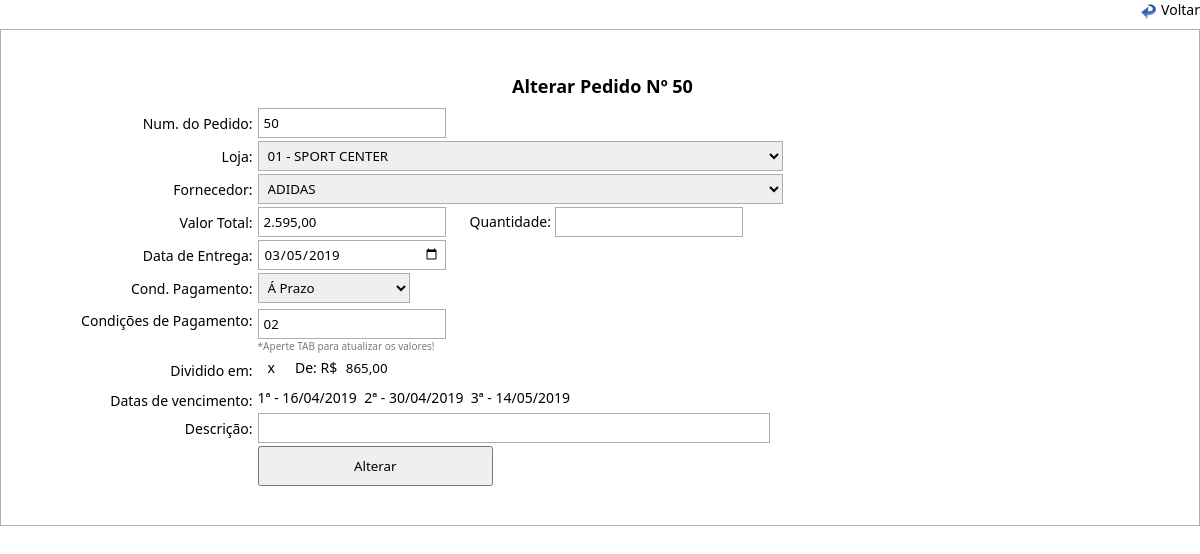
The page /altera_pedido.php?id=1168 on the database as committed earlier.
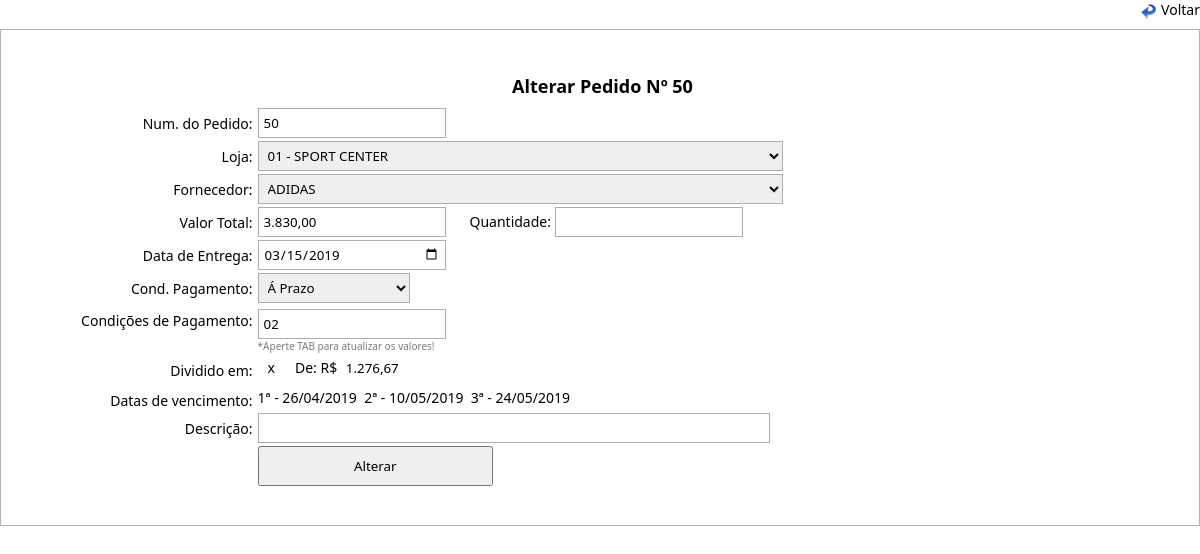
The same page on the database as committed later.
### tables this page shows
CREATE TABLE `pedidos` (
  `id_pedidos` int(11) NOT NULL AUTO_INCREMENT,
  `num_pedido` varchar(10) DEFAULT NULL,
  `nome_loja` varchar(100) DEFAULT NULL,
  `nome_fornecedor` varchar(100) DEFAULT NULL,
  `valor_pedido` float DEFAULT NULL,
  `qtd_pedido` varchar(10) NOT NULL,
  `data_entrega` date DEFAULT NULL,
  `cod_pag_pedido` varchar(15) DEFAULT NULL,
  `cod_cond_pag` varchar(5) NOT NULL,
  `prazo` varchar(2) NOT NULL,
  `valor_dividido` float NOT NULL,
  `descricao` varchar(50) NOT NULL,
  PRIMARY KEY (`id_pedidos`)
);

### processos/database.php (called while the page is built, shortened)
<?php
function DBRead ($table, $params = null, $fields = '*') {
	$params = ($params) ? " {$params}" : null;
		$query = "SELECT {$fields} FROM {$table}{$params}";
		$result = DBExecute($query);
		if (!mysqli_num_rows($result))
			return false;
		else {
			while ($res = mysqli_fetch_assoc($result)) {
				$data[] = $res;
			}
			return $data;
		}
}
function DBExecute($query){
	$link = DBConnect();
	$result = @mysqli_query($link, $query) or die (mysqli_error($link));
	return $result;
}
?>

### altera_pedido.php (the view, shortened to what this page needs)
<!doctype html>
<html>
<head>
<link href="css/style.css" rel="stylesheet" type="text/css">
<link rel="stylesheet" href="css/menu.css">
</head>
<body>
<?php
  require 'processos/database.php';
  $id = $_GET['id'];
  $le_pedido = DBRead ('pedidos', "WHERE id_pedidos = '$id'", '*');
  foreach ($le_pedido as $pd){
function get_browser_name($user_agent)
{
    if (strpos($user_agent, 'Chrome')) return 'Chrome';
    return 'Other';
}
if (get_browser_name($_SERVER['HTTP_USER_AGENT']) == 'Chrome') {
	$entrega = $pd['data_entrega'];
	$PagAVista = $pd['data_entrega'];
}
?>
<form action="<?php echo htmlspecialchars($_SERVER["PHP_SELF"]);?>" method="post">
<div class="voltar">
	<a href="javascript:history.back(1);">Voltar</a>
</div>
<table border="0" cellpadding="0" cellspacing="0" class="table">
  <tbody>
    <tr>
        <td height="42" colspan="2" align="center"><span class="titulo">Alterar Pedido Nº <?php echo $pd['num_pedido'];?></span></td>
    </tr>
    <tr>
      <td width="21%" align="right">Num. do Pedido: <input type="hidden" name="id_pd" value="<?php echo $pd['id_pedidos']; ?>"></td>
      <td width="79%">
      	<input type="text" name="num_pedido" class="cod" value="<?php echo $pd['num_pedido']; ?>">
      </td>
    </tr>
    <tr>
      <td align="right"><label for="select">Loja:</label></td>
      <td>
        <select name="lojas" class="select" style="width: 525px;">
            <option><?php echo $pd['nome_loja']; ?></option>
            <?php
            $lojas = DBRead ('lojas', 'ORDER BY cod_loja ASC', 'cod_loja, nome_loja');
            ?>
            </select>
      </td>
    </tr>
    <tr>
      <td align="right">Fornecedor:</td>
      <td>
          <select name="fornecedor" class="select" style="width: 525px;">
          <option><?php echo $pd['nome_fornecedor']; ?></option>
            <?php
            $fornecedor = DBRead ('fornecedor', 'ORDER BY nome_fornecedor ASC', 'nome_fornecedor');
            ?>
            </select>
      </td>
    </tr>
    <tr>
      <td align="right">Valor Total:</td>
      <td>
      <input name="valor" class="cod" onkeyup="soma()" onKeyPress="return(MascaraMoeda(this,'.',',',event))" value="<?php echo number_format($pd['valor_pedido'], 2, ',', '.'); ?>"/>
      <span style="margin-left: 20px;">Quantidade: </span>
      <input type="text" name="qtd" class="cod" onkeypress='validate(event)' value="<?php echo $pd['qtd_pedido']; ?>">
      </td>
    </tr>
    <tr>
      <td align="right">Data de Entrega:</td>
      <td><input type="date" name="data_entrega" class="cod" id="data" maxlength="10" placeholder="dd/mm/aaaa" onkeyup="formatar('##/##/####', this, event)" onkeypress='validate(event)' value="<?php echo $entrega; ?>"></td>
    </tr>
    <tr>
      <td align="right">Cond. Pagamento:</td>
      <td>
        <select id="combobox" name="cond_pagamento" onChange="showDiv(this.value);" class="cod" style="width: 152px;">
  			<?php
                if ($pd['cod_pag_pedido'] == 'avista') {
                  echo "<option value='avista'>Á Vista</option>";
                }else {
                  echo "<option value='aprazo'>Á Prazo</option>";
                } ?>
          </select>
      </td>
    </tr>
<?php
    $datas_pag = DBRead ('datas_pag_pedidos', 'WHERE cod_pedido = "'.$pd['num_pedido'].'"', 'datas_pagamentos');
  $contador = 0;
    foreach ($datas_pag as $dt) {
        if ($pd['cod_pag_pedido'] == 'avista') {
      $exibeVencimeto = 0;
      $tipo_pagamento = "
                  <td align='right'>Data do Pagamento à vista:</td>
                  <td><input type='date' name='data_avista' class='cod' maxlength='10' placeholder='dd/mm/aaaa' onkeyup='formatar('##/##/####', this, event)' value='$PagAVista'></td>
                ";
        } else {
          $exibeVencimeto = 1;
          $contador++;
          $datas = date('d/m/Y', strtotime($dt["datas_pagamentos"]));
          $datas_pagamento .= $contador.'ª - '.$datas.'&nbsp;&nbsp;';
          if ($exibeVencimeto==1){
            $data_vencimentos = $datas_pagamento;
          }
          $tipo_pagamento = "
  <td valign=\"top\" align=\"right\">
  <span style=\"margin-top: 5px; margin-bottom: 10px; float:right;\">Condições de Pagamento:</span>
  <span style=\"margin-top: 21px; margin-bottom: 5px; float:right; width: 100%;\">Dividido em:</span>
  <span style=\"margin-top: 6px;float:right; width: 100%;\">Datas de vencimento:</span>
  </td>
  <td>
       <input type=\"text\" id=\"categoria\" name=\"condicoes\" class=\"cod\" placeholder=\"Código\" onkeypress='validate(event)' value=".$pd['cod_cond_pag']."><br />
       <span style=\"font-size:10px; color:#7B7B7B; margin-bottom: 10px;\">*Aperte TAB para atualizar os valores!</span> <br />
       <input name=\"prazo\" class=\"cod\" id=\"parcela\" onkeyup=\"soma()\" onKeyDown=\"validar(this,'text');\" value='".$pd['prazo']."' style=\"width: 8px; float: left; text-align: right; border:0; background-color:transparent;\">
  		  <span style=\"padding-top:5px; float:left;\">x</span>
        <span style=\"margin-left: 20px;\">De: R$ </span>
        <input type=\"text\" name=\"valor_dividido\" class=\"cod\" onKeyPress=\"return(MascaraMoeda(this,'.',',',event))\" readonly value='".number_format($pd['valor_dividido'], 2, ',', '.')."' style=\"border:0; background-color:transparent;\" > <br />
       <div id=\"subCategoria\" class=\"data_parcela\"> ".$data_vencimentos."</div>
    </td>
    </tr>
      ";
    }
  }
    echo '<tr>'.$tipo_pagamento.'</tr>';
    ?>
    <tr>
      <td width="21%" align="right">Descrição:</td>
      <td width="79%"><input type="text" name="descricao" class="text" style="width: 512px;" onkeypress='validateChar(event)'  value="<?php echo $pd['descricao']; ?>"></td>
    </tr>
    <tr>
      <td>&nbsp;</td>
      <td><input type="submit" value="Alterar" class="botton"></td>
    </tr>
  </tbody>
</table>
</form>
<?php
  }
?>
</body>
</html>

### css/style.css (style rules this page uses)
html { height: 89%; padding: 0; margin: 0; }
body { height: 99%; padding: 0; margin: 0; }
* { padding: 0; margin: 0; font-family: Segoe, "Segoe UI", "DejaVu Sans", "Trebuchet MS", Verdana, sans-serif; }
.data_parcela { width: 90%; height: 20px; margin-top: 5px; }
.table { width: 100%; border: 1px solid #B1B1B1; padding: 3% 0 3% 0; }
.table td { font-size: 14px; padding: 0 0 3px 5px; }
.titulo { font-size: 18px; font-weight: bold; }
.cod { width: 20%; height: 30px; border: 1px solid #ADADAD; padding: 0 5px 0 5px; }
.text { width: 70%; height: 30px; border: 1px solid #ADADAD; padding: 0 5px 0 5px; }
.select { width: 73%; height: 30px; border: 1px solid #ADADAD; padding: 0 5px 0 5px; }
.botton { width: 25%; height: 40px; }
a { color: #000000; text-decoration: none; font-size: 14px; }
.voltar { width: auto; height: auto; padding-left: 20px; margin-bottom: 10px; float: right; background-image: url(../imagens/icone_voltar.png); background-repeat: no-repeat; background-position: left bottom; background-size: 15px 15px; }
.voltar a { text-decoration:none; color:#000; }

Rows that differ between the two databases and show on the page:
changed pedidos "01 - SPORT CENTER": valor "2.595,00" → "3.830,00"; data_entrega "03/05/2019" → "03/15/2019"; valor_dividido "865,00" → "1.276,67"; data_vencimentos "1ª - 16/04/2019 2ª - 30/04/2019 3ª - 14/05/2019" → "1ª - 26/04/2019 2ª - 10/05/2019 3ª - 24/05/2019"
